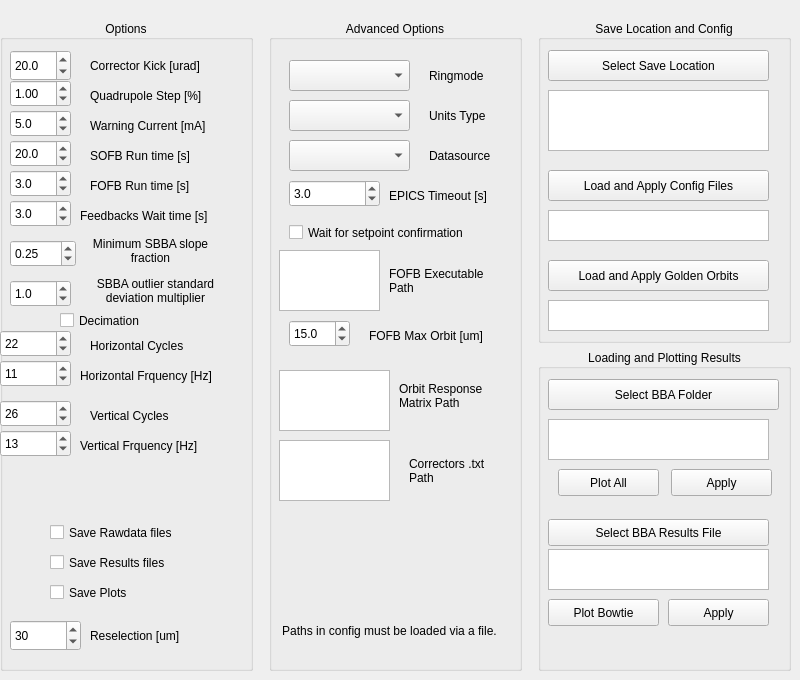
    <widget class="QWidget" name="tab_4">
     <attribute name="title">
      <string>Additional Options and Plotting</string>
     </attribute>
     <widget class="QWidget" name="layoutWidget">
      <property name="geometry">
       <rect>
        <x>0</x>
        <y>20</y>
        <width>791</width>
        <height>651</height>
       </rect>
      </property>
      <layout class="QHBoxLayout" name="horizontalLayout_2">
       <item>
        <widget class="QGroupBox" name="groupBox">
         <property name="title">
          <string>Options</string>
         </property>
         <property name="alignment">
          <set>Qt::AlignCenter</set>
         </property>
         <widget class="QDoubleSpinBox" name="config_corr_kick">
          <property name="geometry">
           <rect>
            <x>10</x>
            <y>30</y>
            <width>61</width>
            <height>31</height>
           </rect>
          </property>
          <property name="decimals">
           <number>1</number>
          </property>
          <property name="maximum">
           <double>100.000000000000000</double>
          </property>
          <property name="singleStep">
           <double>0.100000000000000</double>
          </property>
          <property name="value">
           <double>20.000000000000000</double>
          </property>
         </widget>
         <widget class="QLabel" name="label_3">
          <property name="geometry">
           <rect>
            <x>90</x>
            <y>30</y>
            <width>141</width>
            <height>31</height>
           </rect>
          </property>
          <property name="text">
           <string>Corrector Kick [urad]</string>
          </property>
         </widget>
         <widget class="QDoubleSpinBox" name="config_quad_step">
          <property name="geometry">
           <rect>
            <x>10</x>
            <y>60</y>
            <width>61</width>
            <height>27</height>
           </rect>
          </property>
          <property name="decimals">
           <number>2</number>
          </property>
          <property name="maximum">
           <double>5.000000000000000</double>
          </property>
          <property name="singleStep">
           <double>0.010000000000000</double>
          </property>
          <property name="value">
           <double>1.000000000000000</double>
          </property>
         </widget>
         <widget class="QLabel" name="label_4">
          <property name="geometry">
           <rect>
            <x>90</x>
            <y>60</y>
            <width>151</width>
            <height>31</height>
           </rect>
          </property>
          <property name="text">
           <string>Quadrupole Step [%]</string>
          </property>
         </widget>
         <widget class="QDoubleSpinBox" name="config_warning_current">
          <property name="geometry">
           <rect>
            <x>10</x>
            <y>90</y>
            <width>61</width>
            <height>27</height>
           </rect>
          </property>
          <property name="decimals">
           <number>1</number>
          </property>
          <property name="minimum">
           <double>0.100000000000000</double>
          </property>
          <property name="maximum">
           <double>300.000000000000000</double>
          </property>
          <property name="value">
           <double>5.000000000000000</double>
          </property>
         </widget>
         <widget class="QLabel" name="label_5">
          <property name="geometry">
           <rect>
            <x>90</x>
            <y>90</y>
            <width>151</width>
            <height>31</height>
           </rect>
          </property>
          <property name="text">
           <string>Warning Current [mA]</string>
          </property>
         </widget>
         <widget class="QLabel" name="label_6">
          <property name="geometry">
           <rect>
            <x>90</x>
            <y>120</y>
            <width>151</width>
            <height>31</height>
           </rect>
          </property>
          <property name="text">
           <string>SOFB Run time [s]</string>
          </property>
         </widget>
         <widget class="QDoubleSpinBox" name="config_sofb_run_time">
          <property name="geometry">
           <rect>
            <x>10</x>
            <y>120</y>
            <width>61</width>
            <height>27</height>
           </rect>
          </property>
          <property name="decimals">
           <number>1</number>
          </property>
          <property name="minimum">
           <double>1.000000000000000</double>
          </property>
          <property name="maximum">
           <double>100.000000000000000</double>
          </property>
          <property name="value">
           <double>20.000000000000000</double>
          </property>
         </widget>
         <widget class="QDoubleSpinBox" name="config_wait_time">
          <property name="geometry">
           <rect>
            <x>10</x>
            <y>180</y>
            <width>61</width>
            <height>27</height>
           </rect>
          </property>
          <property name="decimals">
           <number>1</number>
          </property>
          <property name="maximum">
           <double>20.000000000000000</double>
          </property>
          <property name="singleStep">
           <double>0.100000000000000</double>
          </property>
          <property name="value">
           <double>3.000000000000000</double>
          </property>
         </widget>
         <widget class="QLabel" name="label_7">
          <property name="geometry">
           <rect>
            <x>80</x>
            <y>180</y>
            <width>161</width>
            <height>31</height>
           </rect>
          </property>
          <property name="text">
           <string>Feedbacks Wait time [s]</string>
          </property>
         </widget>
         <widget class="QDoubleSpinBox" name="config_run_time">
          <property name="geometry">
           <rect>
            <x>10</x>
            <y>150</y>
            <width>61</width>
            <height>27</height>
           </rect>
          </property>
          <property name="decimals">
           <number>1</number>
          </property>
          <property name="maximum">
           <double>20.000000000000000</double>
          </property>
          <property name="singleStep">
           <double>0.100000000000000</double>
          </property>
          <property name="value">
           <double>3.000000000000000</double>
          </property>
         </widget>
         <widget class="QLabel" name="label_8">
          <property name="geometry">
           <rect>
            <x>90</x>
            <y>150</y>
            <width>121</width>
            <height>31</height>
           </rect>
          </property>
          <property name="text">
           <string>FOFB Run time [s]</string>
          </property>
         </widget>
         <widget class="QDoubleSpinBox" name="config_sbba_min_frac">
          <property name="geometry">
           <rect>
            <x>10</x>
            <y>220</y>
            <width>66</width>
            <height>27</height>
           </rect>
          </property>
          <property name="maximum">
           <double>1.000000000000000</double>
          </property>
          <property name="singleStep">
           <double>0.010000000000000</double>
          </property>
          <property name="value">
           <double>0.250000000000000</double>
          </property>
         </widget>
         <widget class="QLabel" name="label_10">
          <property name="geometry">
           <rect>
            <x>90</x>
            <y>210</y>
            <width>121</width>
            <height>41</height>
           </rect>
          </property>
          <property name="text">
           <string>Minimum SBBA slope fraction</string>
          </property>
          <property name="alignment">
           <set>Qt::AlignCenter</set>
          </property>
          <property name="wordWrap">
           <bool>true</bool>
          </property>
         </widget>
         <widget class="QDoubleSpinBox" name="config_sbba_stdev">
          <property name="geometry">
           <rect>
            <x>10</x>
            <y>260</y>
            <width>61</width>
            <height>27</height>
           </rect>
          </property>
          <property name="decimals">
           <number>1</number>
          </property>
          <property name="maximum">
           <double>5.000000000000000</double>
          </property>
          <property name="singleStep">
           <double>0.100000000000000</double>
          </property>
          <property name="value">
           <double>1.000000000000000</double>
          </property>
         </widget>
         <widget class="QLabel" name="label_11">
          <property name="geometry">
           <rect>
            <x>80</x>
            <y>250</y>
            <width>151</width>
            <height>41</height>
           </rect>
          </property>
          <property name="text">
           <string>SBBA outlier standard deviation multiplier</string>
          </property>
          <property name="alignment">
           <set>Qt::AlignCenter</set>
          </property>
          <property name="wordWrap">
           <bool>true</bool>
          </property>
         </widget>
         <widget class="QCheckBox" name="config_use_decimation">
          <property name="geometry">
           <rect>
            <x>60</x>
            <y>290</y>
            <width>101</width>
            <height>21</height>
           </rect>
          </property>
          <property name="text">
           <string>Decimation</string>
          </property>
         </widget>
         <widget class="QSpinBox" name="config_x_cycles">
          <property name="geometry">
           <rect>
            <x>0</x>
            <y>310</y>
            <width>71</width>
            <height>27</height>
           </rect>
          </property>
          <property name="maximum">
           <number>10000</number>
          </property>
          <property name="value">
           <number>22</number>
          </property>
         </widget>
         <widget class="QLabel" name="label_12">
          <property name="geometry">
           <rect>
            <x>90</x>
            <y>310</y>
            <width>131</width>
            <height>31</height>
           </rect>
          </property>
          <property name="text">
           <string>Horizontal Cycles</string>
          </property>
         </widget>
         <widget class="QSpinBox" name="config_x_freq">
          <property name="geometry">
           <rect>
            <x>0</x>
            <y>340</y>
            <width>71</width>
            <height>27</height>
           </rect>
          </property>
          <property name="maximum">
           <number>10000</number>
          </property>
          <property name="value">
           <number>11</number>
          </property>
         </widget>
         <widget class="QSpinBox" name="config_y_cycles">
          <property name="geometry">
           <rect>
            <x>0</x>
            <y>380</y>
            <width>71</width>
            <height>27</height>
           </rect>
          </property>
          <property name="maximum">
           <number>10000</number>
          </property>
          <property name="value">
           <number>26</number>
          </property>
         </widget>
         <widget class="QSpinBox" name="config_y_freq">
          <property name="geometry">
           <rect>
            <x>0</x>
            <y>410</y>
            <width>71</width>
            <height>27</height>
           </rect>
          </property>
          <property name="maximum">
           <number>10000</number>
          </property>
          <property name="value">
           <number>13</number>
          </property>
         </widget>
         <widget class="QLabel" name="label_13">
          <property name="geometry">
           <rect>
            <x>90</x>
            <y>380</y>
            <width>131</width>
            <height>31</height>
           </rect>
          </property>
          <property name="text">
           <string>Vertical Cycles</string>
          </property>
         </widget>
         <widget class="QLabel" name="label_14">
          <property name="geometry">
           <rect>
            <x>80</x>
            <y>340</y>
            <width>171</width>
            <height>31</height>
           </rect>
          </property>
          <property name="text">
           <string>Horizontal Frquency [Hz]</string>
          </property>
         </widget>
         <widget class="QLabel" name="label_15">
          <property name="geometry">
           <rect>
            <x>80</x>
            <y>410</y>
            <width>171</width>
            <height>31</height>
           </rect>
          </property>
          <property name="text">
           <string>Vertical Frquency [Hz]</string>
          </property>
         </widget>
         <widget class="QCheckBox" name="save_rawdata">
          <property name="geometry">
           <rect>
            <x>50</x>
            <y>500</y>
            <width>161</width>
            <height>25</height>
           </rect>
          </property>
          <property name="text">
           <string>Save Rawdata files</string>
          </property>
         </widget>
         <widget class="QCheckBox" name="save_results">
          <property name="geometry">
           <rect>
            <x>50</x>
            <y>530</y>
            <width>161</width>
            <height>25</height>
           </rect>
          </property>
          <property name="text">
           <string>Save Results files</string>
          </property>
         </widget>
         <widget class="QCheckBox" name="save_plots">
          <property name="geometry">
           <rect>
            <x>50</x>
            <y>560</y>
            <width>161</width>
            <height>25</height>
           </rect>
          </property>
          <property name="text">
           <string>Save Plots</string>
          </property>
         </widget>
         <widget class="QDoubleSpinBox" name="config_reselection">
          <property name="geometry">
           <rect>
            <x>10</x>
            <y>600</y>
            <width>71</width>
            <height>31</height>
           </rect>
          </property>
          <property name="decimals">
           <number>0</number>
          </property>
          <property name="minimum">
           <double>0.000000000000000</double>
          </property>
          <property name="maximum">
           <double>1000.000000000000000</double>
          </property>
          <property name="singleStep">
           <double>1.000000000000000</double>
          </property>
          <property name="value">
           <double>30.000000000000000</double>
          </property>
         </widget>
         <widget class="QLabel" name="label_27">
          <property name="geometry">
           <rect>
            <x>90</x>
            <y>600</y>
            <width>141</width>
            <height>31</height>
           </rect>
          </property>
          <property name="text">
           <string>Reselection [um]</string>
          </property>
         </widget>
        </widget>
       </item>
       <item>
        <spacer name="horizontalSpacer_5">
         <property name="orientation">
          <enum>Qt::Horizontal</enum>
         </property>
         <property name="sizeType">
          <enum>QSizePolicy::Fixed</enum>
         </property>
         <property name="sizeHint" stdset="0">
          <size>
           <width>10</width>
           <height>18</height>
          </size>
         </property>
        </spacer>
       </item>
       <item>
        <widget class="QGroupBox" name="groupBox_2">
         <property name="title">
          <string>Advanced Options</string>
         </property>
         <property name="alignment">
          <set>Qt::AlignCenter</set>
         </property>
         <widget class="QComboBox" name="config_ringmode">
          <property name="geometry">
           <rect>
            <x>20</x>
            <y>40</y>
            <width>121</width>
            <height>31</height>
           </rect>
          </property>
         </widget>
         <widget class="QLabel" name="label_16">
          <property name="geometry">
           <rect>
            <x>160</x>
            <y>40</y>
            <width>71</width>
            <height>31</height>
           </rect>
          </property>
          <property name="text">
           <string>Ringmode</string>
          </property>
         </widget>
         <widget class="QComboBox" name="config_units">
          <property name="geometry">
           <rect>
            <x>20</x>
            <y>80</y>
            <width>121</width>
            <height>31</height>
           </rect>
          </property>
         </widget>
         <widget class="QLabel" name="label_17">
          <property name="geometry">
           <rect>
            <x>160</x>
            <y>80</y>
            <width>81</width>
            <height>31</height>
           </rect>
          </property>
          <property name="text">
           <string>Units Type</string>
          </property>
         </widget>
         <widget class="QComboBox" name="config_datasource">
          <property name="geometry">
           <rect>
            <x>20</x>
            <y>120</y>
            <width>121</width>
            <height>31</height>
           </rect>
          </property>
         </widget>
         <widget class="QLabel" name="label_18">
          <property name="geometry">
           <rect>
            <x>160</x>
            <y>120</y>
            <width>81</width>
            <height>31</height>
           </rect>
          </property>
          <property name="text">
           <string>Datasource</string>
          </property>
         </widget>
         <widget class="QLabel" name="label_19">
          <property name="geometry">
           <rect>
            <x>120</x>
            <y>160</y>
            <width>121</width>
            <height>31</height>
           </rect>
          </property>
          <property name="text">
           <string>EPICS Timeout [s]</string>
          </property>
         </widget>
         <widget class="QCheckBox" name="config_ccs_wait">
          <property name="geometry">
           <rect>
            <x>20</x>
            <y>200</y>
            <width>231</width>
            <height>25</height>
           </rect>
          </property>
          <property name="text">
           <string>Wait for setpoint confirmation</string>
          </property>
         </widget>
         <widget class="QDoubleSpinBox" name="config_ccs_timeout">
          <property name="geometry">
           <rect>
            <x>20</x>
            <y>160</y>
            <width>91</width>
            <height>27</height>
           </rect>
          </property>
          <property name="decimals">
           <number>1</number>
          </property>
          <property name="maximum">
           <double>20.000000000000000</double>
          </property>
          <property name="singleStep">
           <double>0.100000000000000</double>
          </property>
          <property name="value">
           <double>3.000000000000000</double>
          </property>
         </widget>
         <widget class="QTextEdit" name="config_fofb_executable_path">
          <property name="geometry">
           <rect>
            <x>10</x>
            <y>230</y>
            <width>101</width>
            <height>61</height>
           </rect>
          </property>
          <property name="horizontalScrollBarPolicy">
           <enum>Qt::ScrollBarAlwaysOff</enum>
          </property>
          <property name="readOnly">
           <bool>true</bool>
          </property>
         </widget>
         <widget class="QLabel" name="label_20">
          <property name="geometry">
           <rect>
            <x>120</x>
            <y>240</y>
            <width>121</width>
            <height>41</height>
           </rect>
          </property>
          <property name="text">
           <string>FOFB Executable Path</string>
          </property>
          <property name="wordWrap">
           <bool>true</bool>
          </property>
         </widget>
         <widget class="QLabel" name="label_21">
          <property name="geometry">
           <rect>
            <x>10</x>
            <y>590</y>
            <width>221</width>
            <height>41</height>
           </rect>
          </property>
          <property name="text">
           <string>Paths in config must be loaded via a file.</string>
          </property>
          <property name="alignment">
           <set>Qt::AlignCenter</set>
          </property>
          <property name="wordWrap">
           <bool>true</bool>
          </property>
         </widget>
         <widget class="QTextEdit" name="config_orm_path">
          <property name="geometry">
           <rect>
            <x>10</x>
            <y>350</y>
            <width>111</width>
            <height>61</height>
           </rect>
          </property>
          <property name="horizontalScrollBarPolicy">
           <enum>Qt::ScrollBarAlwaysOff</enum>
          </property>
          <property name="readOnly">
           <bool>true</bool>
          </property>
         </widget>
         <widget class="QLabel" name="label_22">
          <property name="geometry">
           <rect>
            <x>130</x>
            <y>360</y>
            <width>101</width>
            <height>31</height>
           </rect>
          </property>
          <property name="text">
           <string>Orbit Response Matrix Path</string>
          </property>
          <property name="wordWrap">
           <bool>true</bool>
          </property>
         </widget>
         <widget class="QDoubleSpinBox" name="config_fofb_max_orbit">
          <property name="geometry">
           <rect>
            <x>20</x>
            <y>300</y>
            <width>61</width>
            <height>27</height>
           </rect>
          </property>
          <property name="decimals">
           <number>1</number>
          </property>
          <property name="maximum">
           <double>1000.000000000000000</double>
          </property>
          <property name="singleStep">
           <double>0.100000000000000</double>
          </property>
          <property name="value">
           <double>15.000000000000000</double>
          </property>
         </widget>
         <widget class="QLabel" name="label_23">
          <property name="geometry">
           <rect>
            <x>100</x>
            <y>300</y>
            <width>141</width>
            <height>31</height>
           </rect>
          </property>
          <property name="text">
           <string>FOFB Max Orbit [um]</string>
          </property>
         </widget>
         <widget class="QTextEdit" name="config_corrector_txt_path">
          <property name="geometry">
           <rect>
            <x>10</x>
            <y>420</y>
            <width>111</width>
            <height>61</height>
           </rect>
          </property>
          <property name="horizontalScrollBarPolicy">
           <enum>Qt::ScrollBarAlwaysOff</enum>
          </property>
          <property name="readOnly">
           <bool>true</bool>
          </property>
         </widget>
         <widget class="QLabel" name="label_24">
          <property name="geometry">
           <rect>
            <x>140</x>
            <y>430</y>
            <width>101</width>
            <height>41</height>
           </rect>
          </property>
          <property name="text">
           <string>Correctors .txt Path</string>
          </property>
          <property name="wordWrap">
           <bool>true</bool>
          </property>
         </widget>
        </widget>
       </item>
       <item>
        <spacer name="horizontalSpacer_8">
         <property name="orientation">
          <enum>Qt::Horizontal</enum>
         </property>
         <property name="sizeType">
          <enum>QSizePolicy::Fixed</enum>
         </property>
         <property name="sizeHint" stdset="0">
          <size>
           <width>10</width>
           <height>18</height>
          </size>
         </property>
        </spacer>
       </item>
       <item>
        <layout class="QVBoxLayout" name="verticalLayout_3">
         <item>
          <widget class="QGroupBox" name="groupBox_4">
           <property name="sizePolicy">
            <sizepolicy hsizetype="Preferred" vsizetype="MinimumExpanding">
             <horstretch>0</horstretch>
             <verstretch>0</verstretch>
            </sizepolicy>
           </property>
           <property name="title">
            <string>Save Location and Config</string>
           </property>
           <property name="alignment">
            <set>Qt::AlignCenter</set>
           </property>
           <widget class="QPushButton" name="button_save_loc">
            <property name="geometry">
             <rect>
              <x>10</x>
              <y>30</y>
              <width>221</width>
              <height>31</height>
             </rect>
            </property>
            <property name="text">
             <string>Select Save Location</string>
            </property>
           </widget>
           <widget class="QTextEdit" name="display_save_loc">
            <property name="geometry">
             <rect>
              <x>10</x>
              <y>70</y>
              <width>221</width>
              <height>61</height>
             </rect>
            </property>
            <property name="horizontalScrollBarPolicy">
             <enum>Qt::ScrollBarAlwaysOff</enum>
            </property>
            <property name="readOnly">
             <bool>true</bool>
            </property>
           </widget>
           <widget class="QPushButton" name="config_load_apply">
            <property name="geometry">
             <rect>
              <x>10</x>
              <y>150</y>
              <width>221</width>
              <height>31</height>
             </rect>
            </property>
            <property name="text">
             <string>Load and Apply Config Files</string>
            </property>
           </widget>
           <widget class="QPushButton" name="button_golden">
            <property name="geometry">
             <rect>
              <x>10</x>
              <y>240</y>
              <width>221</width>
              <height>31</height>
             </rect>
            </property>
            <property name="text">
             <string>Load and Apply Golden Orbits</string>
            </property>
           </widget>
           <widget class="QTextEdit" name="display_config_load">
            <property name="geometry">
             <rect>
              <x>10</x>
              <y>190</y>
              <width>221</width>
              <height>31</height>
             </rect>
            </property>
            <property name="horizontalScrollBarPolicy">
             <enum>Qt::ScrollBarAlwaysOff</enum>
            </property>
            <property name="readOnly">
             <bool>true</bool>
            </property>
           </widget>
           <widget class="QTextEdit" name="display_golden">
            <property name="geometry">
             <rect>
              <x>10</x>
              <y>280</y>
              <width>221</width>
              <height>31</height>
             </rect>
            </property>
            <property name="horizontalScrollBarPolicy">
             <enum>Qt::ScrollBarAlwaysOff</enum>
            </property>
            <property name="readOnly">
             <bool>true</bool>
            </property>
           </widget>
          </widget>
         </item>
         <item>
          <spacer name="verticalSpacer_12">
           <property name="orientation">
            <enum>Qt::Vertical</enum>
           </property>
           <property name="sizeType">
            <enum>QSizePolicy::Fixed</enum>
           </property>
           <property name="sizeHint" stdset="0">
            <size>
             <width>13</width>
             <height>0</height>
            </size>
           </property>
          </spacer>
         </item>
         <item>
          <widget class="QGroupBox" name="groupBox_5">
           <property name="sizePolicy">
            <sizepolicy hsizetype="Preferred" vsizetype="MinimumExpanding">
             <horstretch>0</horstretch>
             <verstretch>0</verstretch>
            </sizepolicy>
           </property>
           <property name="title">
            <string>Loading and Plotting Results</string>
           </property>
           <property name="alignment">
            <set>Qt::AlignCenter</set>
           </property>
           <widget class="QPushButton" name="button_bba_folder">
            <property name="geometry">
             <rect>
              <x>10</x>
              <y>30</y>
              <width>231</width>
              <height>31</height>
             </rect>
            </property>
            <property name="text">
             <string>Select BBA Folder</string>
            </property>
           </widget>
           <widget class="QPushButton" name="apply_bba">
            <property name="geometry">
             <rect>
              <x>133</x>
              <y>120</y>
              <width>101</width>
              <height>27</height>
             </rect>
            </property>
            <property name="text">
             <string>Apply</string>
            </property>
           </widget>
           <widget class="QPushButton" name="plot_bba">
            <property name="geometry">
             <rect>
              <x>20</x>
              <y>120</y>
              <width>101</width>
              <height>27</height>
             </rect>
            </property>
            <property name="text">
             <string>Plot All</string>
            </property>
           </widget>
           <widget class="QTextEdit" name="display_bba_folder">
            <property name="geometry">
             <rect>
              <x>10</x>
              <y>70</y>
              <width>221</width>
              <height>41</height>
             </rect>
            </property>
            <property name="horizontalScrollBarPolicy">
             <enum>Qt::ScrollBarAlwaysOff</enum>
            </property>
            <property name="readOnly">
             <bool>true</bool>
            </property>
           </widget>
           <widget class="QPushButton" name="button_single_bba">
            <property name="geometry">
             <rect>
              <x>10</x>
              <y>170</y>
              <width>221</width>
              <height>27</height>
             </rect>
            </property>
            <property name="text">
             <string>Select BBA Results File</string>
            </property>
           </widget>
           <widget class="QTextEdit" name="display_single_bba">
            <property name="geometry">
             <rect>
              <x>10</x>
              <y>200</y>
              <width>221</width>
              <height>41</height>
             </rect>
            </property>
            <property name="horizontalScrollBarPolicy">
             <enum>Qt::ScrollBarAlwaysOff</enum>
            </property>
            <property name="readOnly">
             <bool>true</bool>
            </property>
           </widget>
           <widget class="QPushButton" name="plot_single_bba">
            <property name="geometry">
             <rect>
              <x>10</x>
              <y>250</y>
              <width>111</width>
              <height>27</height>
             </rect>
            </property>
            <property name="text">
             <string>Plot Bowtie</string>
            </property>
           </widget>
           <widget class="QPushButton" name="apply_single_bba">
            <property name="geometry">
             <rect>
              <x>130</x>
              <y>250</y>
              <width>101</width>
              <height>27</height>
             </rect>
            </property>
            <property name="text">
             <string>Apply</string>
            </property>
           </widget>
          </widget>
         </item>
        </layout>
       </item>
      </layout>
     </widget>
    </widget>
